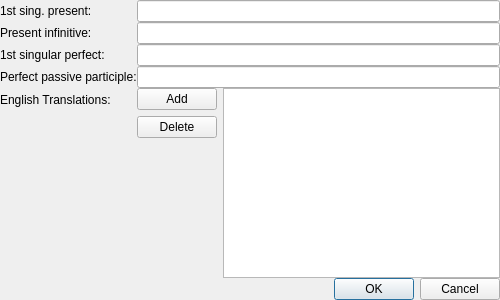
<?xml version="1.0" encoding="UTF-8"?>
<ui version="4.0">
    <class>addverb</class>
    <widget class="QDialog" name="addverb">
        <property name="windowModality">
            <enum>Qt::NonModal</enum>
        </property>
        <property name="geometry">
            <rect>
                <x>0</x>
                <y>0</y>
                <width>500</width>
                <height>300</height>
            </rect>
        </property>
        <property name="contextMenuPolicy">
            <enum>Qt::PreventContextMenu</enum>
        </property>
        <property name="windowTitle">
            <string>Add Verb</string>
        </property>
        <layout class="QVBoxLayout" name="verticalLayout" stretch="0,0">
            <property name="spacing">
                <number>0</number>
            </property>
            <property name="leftMargin">
                <number>0</number>
            </property>
            <property name="topMargin">
                <number>0</number>
            </property>
            <property name="rightMargin">
                <number>0</number>
            </property>
            <property name="bottomMargin">
                <number>0</number>
            </property>
            <item>
                <layout class="QFormLayout" name="formLayout">
                    <item row="0" column="1">
                        <widget class="QLineEdit" name="present"/>
                    </item>
                    <item row="1" column="1">
                        <widget class="QLineEdit" name="inf"/>
                    </item>
                    <item row="2" column="1">
                        <widget class="QLineEdit" name="perfect"/>
                    </item>
                    <item row="3" column="1">
                        <widget class="QLineEdit" name="participle"/>
                    </item>

                    <item row="0" column="0">
                        <widget class="QLabel" name="label">
                            <property name="text">
                                <string>1st sing. present:</string>
                            </property>
                        </widget>
                    </item>
                    <item row="1" column="0">
                        <widget class="QLabel" name="label_2">
                            <property name="text">
                                <string>Present infinitive:</string>
                            </property>
                        </widget>
                    </item>
                    <item row="2" column="0">
                        <widget class="QLabel" name="label_3">
                            <property name="text">
                                <string>1st singular perfect:</string>
                            </property>
                        </widget>
                    </item>
                    <item row="3" column="0">
                        <widget class="QLabel" name="label_4">
                            <property name="text">
                                <string>Perfect passive participle:</string>
                            </property>
                        </widget>
                    </item>
                    <item row="4" column="0">
                        <widget class="QLabel" name="label_5">
                            <property name="text">
                                <string>English Translations:</string>
                            </property>
                        </widget>
                    </item>
                    <item row="4" column="1">
                        <layout class="QHBoxLayout" name="horizontalLayout_2">
                            <property name="spacing">
                                <number>6</number>
                            </property>
                            <property name="rightMargin">
                                <number>0</number>
                            </property>
                            <item>
                                <layout class="QVBoxLayout" name="verticalLayout_2">
                                    <item alignment="Qt::AlignTop">
                                        <widget class="QPushButton" name="addTranslationButton">
                                            <property name="text">
                                                <string>Add</string>
                                            </property>
                                        </widget>
                                    </item>
                                    <item alignment="Qt::AlignTop">
                                        <widget class="QPushButton" name="deleteTranslationButton">
                                            <property name="text">
                                                <string>Delete</string>
                                            </property>
                                        </widget>
                                    </item>
                                    <item>
                                        <spacer name="verticalSpacer">
                                            <property name="orientation">
                                                <enum>Qt::Vertical</enum>
                                            </property>
                                            <property name="sizeHint" stdset="0">
                                                <size>
                                                    <width>20</width>
                                                    <height>40</height>
                                                </size>
                                            </property>
                                        </spacer>
                                    </item>
                                </layout>
                            </item>
                            <item>
                                <widget class="QListView" name="translationsListView"/>
                            </item>
                        </layout>
                    </item>
                </layout>
            </item>
            <item>
                <widget class="QDialogButtonBox" name="dialogButtons">
                    <property name="sizePolicy">
                        <sizepolicy hsizetype="Minimum" vsizetype="Fixed">
                            <horstretch>0</horstretch>
                            <verstretch>0</verstretch>
                        </sizepolicy>
                    </property>
                    <property name="standardButtons">
                        <set>QDialogButtonBox::Cancel|QDialogButtonBox::Ok</set>
                    </property>
                </widget>
            </item>
        </layout>
    </widget>
    <resources/>
    <connections/>
</ui>
